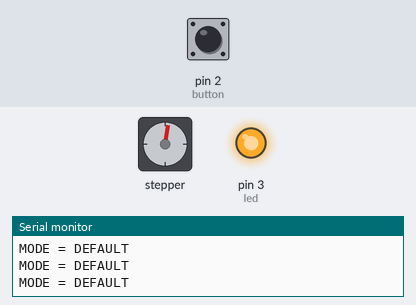
Recording of a sketch running on a simulated Arduino Uno, built with avr-gcc and run on an emulated ATmega328P. Parts: stepper motor, output pins drawn as LEDs (lit = HIGH), the last lines printed to the serial monitor. The test bench sets the inputs (shaded band); at power-on: pin 2 (button) LOW. Stepper angles assume 2048 steps per turn.

Above: at 1.2 s.
1.3 s: pin 2 (button) pulled HIGH for 0.15 s
At 1.48 s:
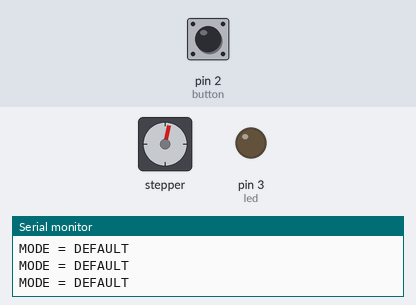
4.3 s: pin 2 (button) pulled HIGH for 1 s
At 6.97 s:
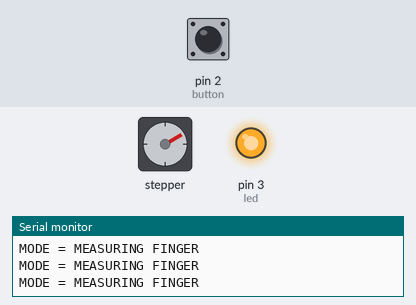
7.3 s: pin 2 (button) pulled HIGH for 0.15 s
At 7.49 s:
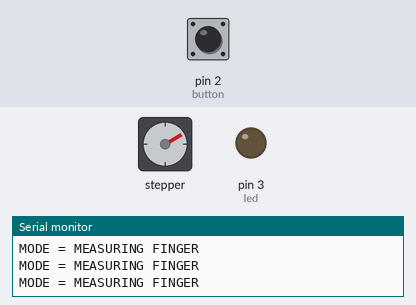
10.3 s: pin 2 (button) pulled HIGH for 3.2 s
At 10.49 s:
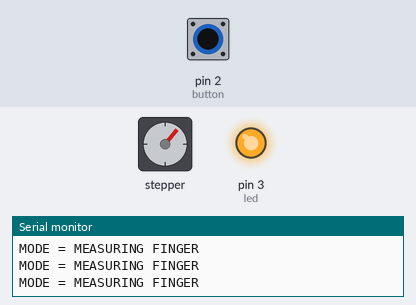
Timing chart, 0 to 26.9 s (numbered marks = the images above; inputs shaded):
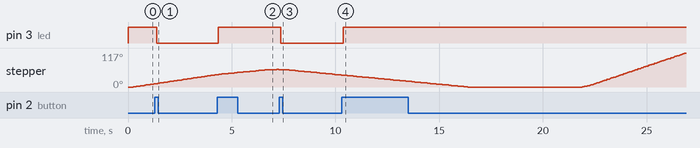

The sketch:

TheraGo_V2_MeasureFinger.ino
```cpp
#include <AccelStepper.h>

int buttonCount = 0;
int indexSteps = 0;

bool mode = true;
bool indexMeasured = false;

// Define step constants
#define FULLSTEP 4
#define HALFSTEP 8

#define motorPin1 8     // Blue   - 28BYJ48 pin 1
#define motorPin2 9     // Pink   - 28BYJ48 pin 2
#define motorPin3 10    // Yellow - 28BYJ48 pin 3
#define motorPin4 11    // Orange - 28BYJ48 pin 4

int motorSpeed = 900;
int motorAcceleration = 100;

// The sequence 1-3-2-4 is required for proper sequencing of 28BYJ48
AccelStepper index(FULLSTEP, motorPin1, motorPin3, motorPin2, motorPin4);

#define led 3
#define button 2

int ledState = HIGH;
int buttonState;
int lastButtonState = LOW;
bool move = false;

unsigned long lastDebounceTime = 0;
unsigned long debounceDelay = 50;

void setup()
{
  index.setMaxSpeed(1000.0);
  index.setAcceleration(motorAcceleration);
  index.setSpeed(motorSpeed);
  index.moveTo(11700);

  pinMode(led, OUTPUT);
  pinMode(button, INPUT);

  digitalWrite(led, ledState);

  Serial.begin(9600);
}

bool checkButton() {
  int reading = digitalRead(button);

  if (reading != lastButtonState) {
    lastDebounceTime = millis();
  }
  if ((millis() - lastDebounceTime) > debounceDelay) {
    if (reading != buttonState) {
      buttonState = reading;
      if (buttonState == HIGH) {
        ledState = !ledState;
        move = !move;
        buttonCount++;
        if(buttonCount > 2)
          buttonCount = 2;
      }
    }
  }
  digitalWrite(led, ledState);
  lastButtonState = reading;

  return move;
}

bool defaultMode() {
  checkButton();
  if(buttonCount == 2)
    mode = false;
  else
    mode = true;
  return mode;
}

void goToInitialPosition(AccelStepper finger) {
    index.moveTo(0);
    index.run();
}

void measureFinger() {
  Serial.println("MODE = MEASURING FINGER");
  bool startMove = false;

  if(index.distanceToGo() != 0) {
    goToInitialPosition(index);

  } else if(index.distanceToGo() == 0) {
      Serial.println("INITIAL POSITION. SPINNING MOTOR UNTIL BUTTON IS PRESSED.");
      delay(5000);
      startMove = true;
  }

  while(startMove) {
    index.moveTo(index.currentPosition()+100);
    index.run();

    if(checkButton()) {
      Serial.println("BUTTON WAS PRESSED");
      indexSteps = index.currentPosition();
      Serial.println(indexSteps);
      startMove = false;
      indexMeasured = true;
      delay(5000);
    }
  }
  if(indexMeasured) {
    while(index.currentPosition() != 0) {
      Serial.println("INITIATE PROGRAM.");
      goToInitialPosition(index);
    }
  }
}

void loop()                 //11700 steps to close hand
{
  if(!defaultMode() && !indexMeasured) {
    measureFinger();
  } else if(indexMeasured) {
    Serial.println("INDEX MEASURED. WAITING FOR COMMAND...");
  } else {
    Serial.println("MODE = DEFAULT");
    index.moveTo(index.currentPosition() + 100);
    index.run();
  }
}
```

Measured:
- after the input at 1.3 s, pin 3 (led): HIGH → LOW after 0.08 s
- after the input at 4.3 s, pin 3 (led): LOW → HIGH after 0.06 s
- after the input at 7.3 s, pin 3 (led): HIGH → LOW after 0.08 s
- after the input at 10.3 s, pin 3 (led): LOW → HIGH after 0.07 s
